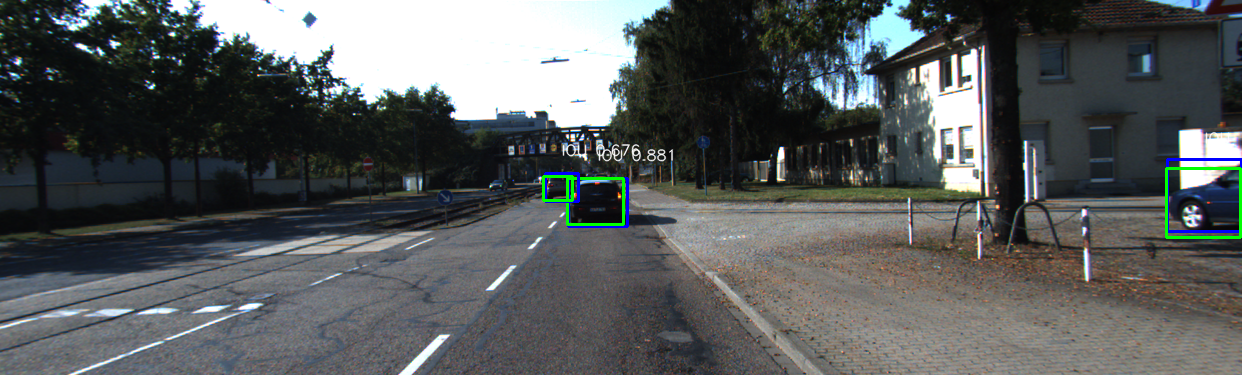
#> input picture IOU_evaluations/Inception_v2_detections_original/Inception_v2_IOU_1.png, 1242 x 375 px
$ python -i main_tracker_evaluation.py   (imports and definitions only)   (older library calls are emulated)
#> lines starting #> are read from the running program, lines starting #| are printed output that depends on the picture
### Codes/helpers.py
#!/usr/bin/env python2
# -*- coding: utf-8 -*-
"""
Created on Tue Jun 20 14:51:33 2017

@author: kyleguan
"""
import numpy as np
import cv2
import json
import perspective_change
import Distance_to_car
import os

class Box:
    # [26 lines left out: functions __init__, overlap, box_intersection, box_union, not called in this run]

def box_iou(a, b):
    return box_intersection(a, b) / box_union(a, b);


# [64 lines left out: functions box_iou2, convert_to_pixel, convert_to_cv2bbox, not called in this run]

def draw_line_future(img,point1,point2,color):
    cv2.line(img,(int(point1[0]),int(point1[1])),(int(point2[0]),int(point2[1])), 255, 2)
    return img

# [61 lines left out: functions draw_line_traker, draw_poliLine_traker, draw_box_label, not called in this run]

def exist(Video_name, img):
	if os.path.exists('Camera_Calibration.txt'):
		with open('Camera_Calibration.txt') as json_file:
			data = json.load(json_file)
			x = Video_name in data
			if(x == True):
				for item in data[Video_name]:
					M = np.asarray(item['Camera_matrix'])
					fl = item['Focal_length']
					return M, fl
			else:
				M = perspective_change.main(img)
				M = M.tolist()
				fl = Distance_to_car.main(img)
				data[Video_name] = []
				data[Video_name].append({
				'Camera_matrix': M,
				'Focal_length': fl
				})

				with open('Camera_Calibration.txt', 'w') as outfile:
					json.dump(data, outfile)
				M = np.asarray(M)
				return M, fl
	else:
		M = perspective_change.main(img)
		M = M.tolist()
		fl = Distance_to_car.main(img)
		data = {}
		data[Video_name] = []
		data[Video_name].append({
		'Camera_matrix': M,
		'Focal_length': fl
		})

		with open('Camera_Calibration.txt', 'w') as outfile:
			json.dump(data, outfile)
		M = np.asarray(M)
		return M, fl

### Codes/main_tracker_evaluation.py
#!/usr/bin/env python2
from __future__ import division
import darknet
import detector
from moviepy.editor import VideoFileClip
import cv2
import numpy as np
from sklearn.utils.linear_assignment_ import linear_assignment
import copy
import helpers
import tracker
import math
from collections import deque
import os
import imutils
import json

complete = []
complete_hip = []
data_hip = {}
data_hip["frames"] = []
data = {}
data["frames"] = []

tracker_list = []
track_id_list = deque(['A', 'B', 'C', 'D', 'E', 'F', 'G', 'H', 'I', 'J', 'K', 'L', 'M', 'N', 'O', 'P', 'Q', 'R', 'S', 'T', 'U', 'V', 'W', 'X', 'Y', 'Z'])
frame_count = 0
min_hits = 1
max_age = 5
focal_length = 0
car_height = 1500
truck_height = 2800
distance = 0
object_height = 0

#Video_Path = "/home/camilo685/Desktop/test.mp4"
Video_Path = "/home/camilo685/Desktop/Tesis/Code/Test_videos/video1L.mp4"
#Video_Path = "/home/camilo685/calib_salida.mp4"
#Video_name = os.path.basename(Video_Path)
Video_name = "calib_salida.mp4"
Camera_matrix = 0

frameRate = 25

# [67 lines left out: functions box_iou2, assign_detections_to_trackers, calculate_centroid, not called in this run]

def pipeline(img):
	global frame_count
	global tracker_list
	global max_age
	global min_hits
	global track_id_list

#	global streetList
	global pathVideo
	global Video_name
	global Camera_matrix
	global focal_length
	global car_height
	global distance
	global object_height
	global data
	annotations = []
	hip = []

	if (img.shape[1]>1300):
		img = imutils.resize(img, width = 1200)

	frame_count+=1

	image=cv2.cvtColor(img,cv2.COLOR_BGR2RGB)

	if(frame_count == 1):
		Camera_matrix, focal_length = helpers.exist(Video_name, img)
#		cv2.imwrite("image0.jpg",image)
#		print (Camera_matrix, focal_length)

	cv2.imwrite("image.jpg",image)
	z_box, temp = det.get_localizationYolo(img, b'image.jpg') # measurement
	##z_box = coordinadas de las detecciones [a, b, c, d]
	##temp = clase de las detecciones ['det1', 'det2']

	img_dim = (img.shape[1], img.shape[0])

	x_box =[]
	##x_box = coordenadas de los tracker
	if len(tracker_list) > 0:
		for trk in tracker_list:
			x_box.append(trk.box)

	matched, unmatched_dets, unmatched_trks = assign_detections_to_trackers(x_box, z_box, iou_thrd = 0.3)

	# matched detections
	if matched.size >0:
		for trk_idx, det_idx in matched:
			z = z_box[det_idx]
			z1 = z
			z = np.expand_dims(z, axis=0).T
			tmp_trk= tracker_list[trk_idx]
			tmp_trk.kalman_filter(z)
			xx = tmp_trk.x_state.T[0].tolist()
			xx =[xx[0], xx[2], xx[4], xx[6]]
			tmp_trk.det_coord = [z1[0], z1[1], z1[2] - z1[0], z1[3] - z1[1]]
			x_box[trk_idx] = xx
			tmp_trk.box =xx
			tmp_trk.hits += 1

    # unmatched detections
	if len(unmatched_dets)>0:
		if (temp.size)>1:
			for idx in unmatched_dets:
				z = z_box[idx]
				z1 = z
				z = np.expand_dims(z, axis=0).T
				tmp_trk = tracker.Tracker() # Create a new tracker
				x = np.array([[z[0], 0, z[1], 0, z[2], 0, z[3], 0]]).T
				tmp_trk.cls = temp[idx]
				tmp_trk.x_state = x
				tmp_trk.predict_only()
				xx = tmp_trk.x_state
				xx = xx.T[0].tolist()
				xx =[xx[0], xx[2], xx[4], xx[6]]

		        #-------fist time-------------------
				cx=xx[1]+((xx[3]-xx[1])/2)
				cy=xx[0]+((xx[2]-xx[0])/2)
				centroid=np.array([cx,cy])
				tmp_trk.centroids.append(centroid)
				tmp_trk.frameNum.append(frame_count)
		        #------------------------------------------------

				tmp_trk.det_coord = [z1[0], z1[1], z1[2] - z1[0], z1[3] - z1[1]]
				tmp_trk.box = xx
				tmp_trk.id = track_id_list.popleft() # assign an ID for the tracker
				tracker_list.append(tmp_trk)
				x_box.append(xx)
		else:
			z = z_box
			z1 = z
			z = np.expand_dims(z, axis=0).T
			tmp_trk = tracker.Tracker() # Create a new tracker
			x = np.array([[z[0], 0, z[1], 0, z[2], 0, z[3], 0]]).T
			tmp_trk.cls = temp
			tmp_trk.x_state = x
			tmp_trk.predict_only()
			xx = tmp_trk.x_state
			xx = xx.T[0].tolist()
			xx =[xx[0], xx[2], xx[4], xx[6]]

	        #-------fist time-------------------
			cx=xx[1]+((xx[3]-xx[1])/2)
			cy=xx[0]+((xx[2]-xx[0])/2)
			centroid=np.array([cx,cy])
			tmp_trk.centroids.append(centroid)
			tmp_trk.frameNum.append(frame_count)
		        #------------------------------------------------

			tmp_trk.det_coord = [z[0], z[1], z[2] - z[0], z[3] - z[1]]
			tmp_trk.box = xx
			tmp_trk.id = track_id_list.popleft() # assign an ID for the tracker
			tracker_list.append(tmp_trk)
			x_box.append(xx)

    # unmatched tracks
	if len(unmatched_trks)>0:
		for trk_idx in unmatched_trks:
			tmp_trk = tracker_list[trk_idx]
			tmp_trk.no_losses += 1
			tmp_trk.predict_only()
			xx = tmp_trk.x_state
			xx = xx.T[0].tolist()
			xx =[xx[0], xx[2], xx[4], xx[6]]
			tmp_trk.det_coord = [0, 0, 0, 0]

			tmp_trk.box =xx
            #tracker_list_10f[trk_idx]=copy.copy(tmp_trk)
			x_box[trk_idx] = xx


    # The list of tracks to be annotated
	good_tracker_list =[]
	imgray=img.copy()
	for trk_idx,trk in enumerate(tracker_list):
    #for trk in tracker_list:
		if ((trk.hits >= min_hits) and (trk.no_losses <=max_age)):
			#--------------collision features-----------------
			xx=trk.box
			box = np.array(((xx[1] + xx[3]) / 2, xx[2]), dtype = 'float32').reshape(1, 1, -1)
#			box = np.array([[xx[1], xx[0]], [xx[3], xx[0]], [xx[1], xx[2]], [xx[3], xx[2]]], dtype='float32')
			print("Original points:")
			print(box)
#			dis_x, dis_y = abs(pointsOut/)
			print("Distance(M)= ", distance)
			trk,success,distancePix=calculate_centroid(xx,trk)

			if(trk.cls == "car"):
				object_height = car_height
			elif(trk.cls == "truck"):
				object_height = truck_height

#			print(object_height, " tipe ", trk.cls)
             #--------------------------------------------------
			x_cv2 = trk.box
			object_pix_heigth = (xx[2] - xx[0])
			if object_pix_heigth == 0:
				object_pix_heigth = 1
			temp_dist = trk.distance
			distance = round((((object_height * focal_length) / object_pix_heigth) / 1000), 3)
			diff = distance - temp_dist
			trk.distance = distance
#			print("old= ", temp_dist, "new= ", distance)
			vel = round((diff / (1/25))*3.6, 3)
#			print("Vel= ", vel)

			dx = (xx[1]+((xx[3]-xx[1])/2)) - img_dim[0]/2
			dy = xx[2]
			angle = math.atan2(dy, dx)
			angle = round(math.degrees(angle), 3)
			show_dis = True
			warning = False
			show_lab = True
			traffic_light = True

			detc =trk.det_coord

			img= helpers.draw_box_label(img, x_cv2, trk.box_color, trk.id, trk.colorProb, distance, angle, vel, img.shape[1], img.shape[0], show_dis, warning, show_lab)

			if show_dis == True:
				img= helpers.draw_poliLine_traker(img,trk.centroids,trk.box_color)
				img = cv2.line(img,(int(img_dim[0]/2),img_dim[1]),(int(img_dim[0]/2 + img_dim[0]/4), img_dim[1]),(255,0,0),2)
				img = cv2.line(img,(int(img_dim[0]/2),img_dim[1]),(int((xx[1]+((xx[3]-xx[1])/2))),xx[2]),(255,0,0),2)
				img = cv2.ellipse(img,(int(img_dim[0]/2),img_dim[1]),(10,10),0,0,-angle,255,-1)

			if traffic_light == True:
				if(distance <= 3 and (angle >= 50 and angle <= 130)):
					img = cv2.circle(img, (int(img.shape[1]/2) - 100, 60), 50, (255, 0, 0), -1)
					img = cv2.circle(img, (int(img.shape[1]/2) + 100, 60), 50, (96, 96, 96), -1)
				else:
					img = cv2.circle(img, (int(img.shape[1]/2) - 100, 60), 50, (96, 96, 96), -1)
					img = cv2.circle(img, (int(img.shape[1]/2) + 100, 60), 50, (0, 255, 0), -1)
			annotations.append({'dco':True, 'height': detc[2], 'width': detc[3], 'id': trk.id, 'y':  detc[0], 'x': detc[1] })

			hip.append({'height': xx[2] - xx[0], 'width': xx[3] - xx[1], 'id': trk.id, 'y':  xx[0], 'x': xx[1] })

	data["frames"].append({'timestamp': frame_count/frameRate, 'num': frame_count, 'class': 'frame', 'annotations':annotations})
	data_hip["frames"].append({'timestamp': frame_count/frameRate, 'num': frame_count, 'class': 'frame', 'hypotheses':hip})
    # Book keeping
	deleted_tracks = filter(lambda x: x.no_losses > max_age, tracker_list)

	for trk in deleted_tracks:
		track_id_list.append(trk.id)

	tracker_list = [x for x in tracker_list if x.no_losses <= max_age]
	return img

# [21 lines not run here, left out]

>>> import cv2
>>> picture = cv2.imread('../IOU_evaluations/Inception_v2_detections_original/Inception_v2_IOU_1.png', cv2.IMREAD_GRAYSCALE)
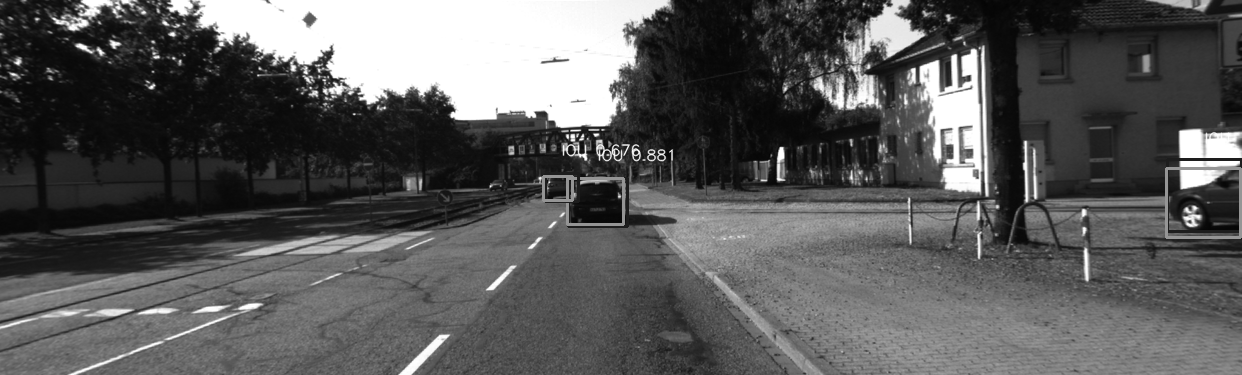
#> picture: shape (375, 1242); min 4, max 255, mean 89.4
>>> result = pipeline(picture)
#> (reads Codes/Camera_Calibration.txt from the repository)
#> in pipeline, `Camera_matrix, focal_length = helpers.exist(Video_name, img)`: Camera_matrix = [[-0.271, -0.991, 418], [-0.0101, -0.968, 360.2], [-5.37e-05, -0.00297, 1]]; focal_length = 266.7
#> (the run stopped early here; a loop or call above may not have finished)
